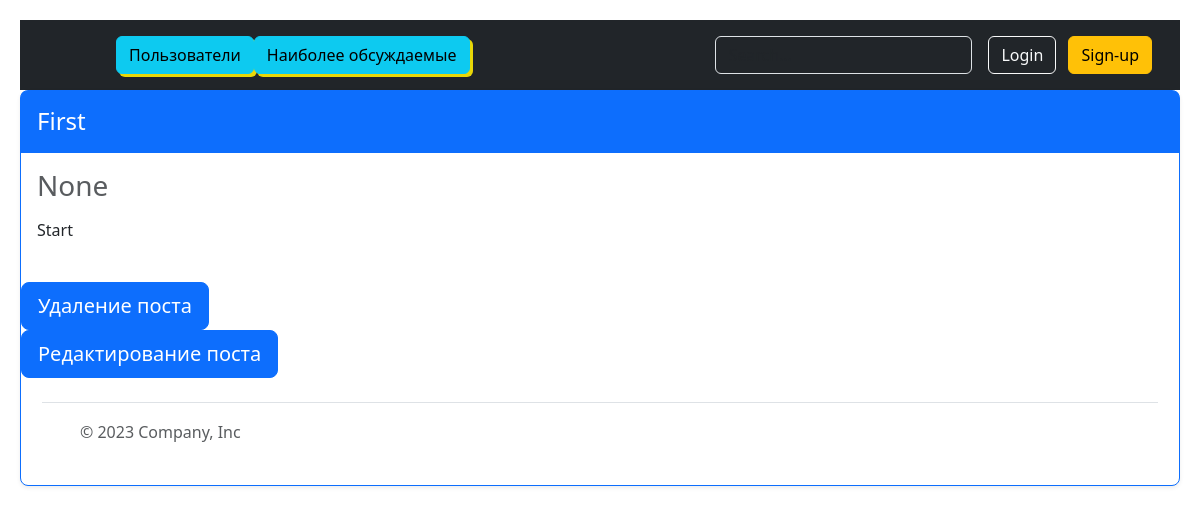
Before: /post/1 with the older database file.
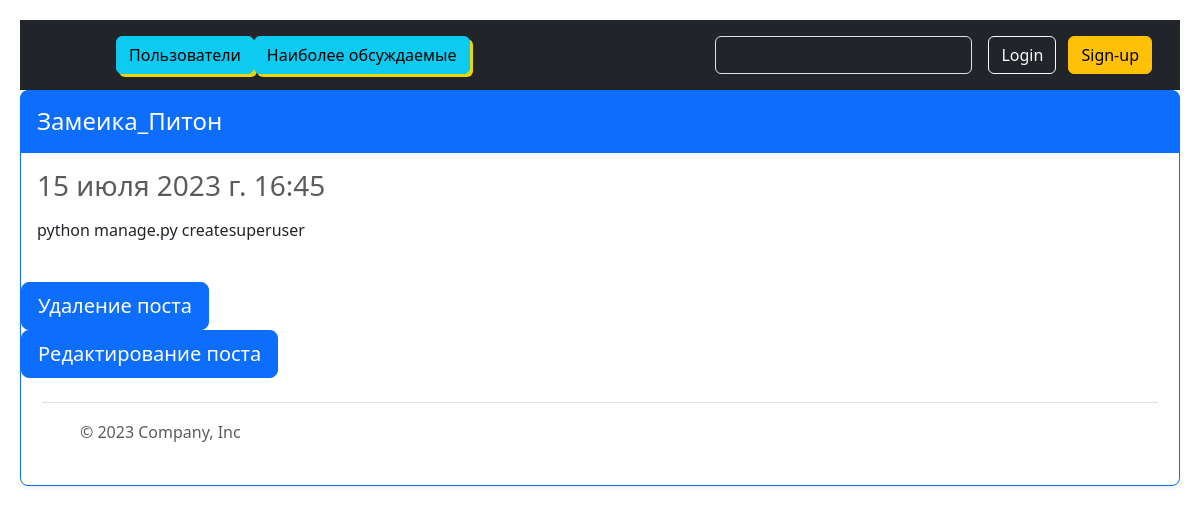
After: the same page with the newer database file.
### todolist/models.py (models this page shows, shortened)
class Post(models.Model):
    title = models.CharField(max_length=100)
    created = models.DateTimeField(auto_now_add=True)
    user = models.ForeignKey("user.User", on_delete=models.CASCADE, related_name="posts")
    content = models.TextField()
    tags = models.ManyToManyField("Tag", related_name="posts")
    class Meta():
        ordering = ["-title"]

### todolist/views_class.py (the view)
class ShowPost(View):
    def get(self, request, post_id: int):
        post = get_object_or_404(Post, id=post_id)
        return render(request, "todolist/show_post.html", {"post": post})

### templates/todolist/show_post.html (shortened to what this page needs)
{% extends "todolist/base.html" %}
{% block content %}
    <div class="card mb-4 rounded-3 shadow-sm border-primary">
          <div class="card-header py-3 text-bg-primary border-primary">
            <h4 class="my-0 fw-normal">{{ post.title }}</h4>
          </div>
          <div class="card-body">
            <h3 <small class="text-body-secondary fw-light">{{ post.created }}</small></h3>
            <ul class="list-unstyled mt-3 mb-4">
              <li>{{ post.content }}</li>
            </ul>
          </div>
        <div>
            <form method="post" action="{% url 'post_delete' post.id %}">
                <button type="submit" value="Delete" class="w-30 btn btn-lg btn-primary">Удаление поста</button>
            </form>
            <a href="{% url 'post_edit' post.id %}">
                <button type="submit" value="Edit" class="w-30 btn btn-lg btn-primary">Редактирование поста</button>
            </a>
        </div>
{% endblock %}

Changed rows visible on the page:
changed Post: title "First" → "Замеика_Питон"; created "None" → "15 июля 2023 г. 16:45"; content "Start" → "python manage.py createsuperuser"
